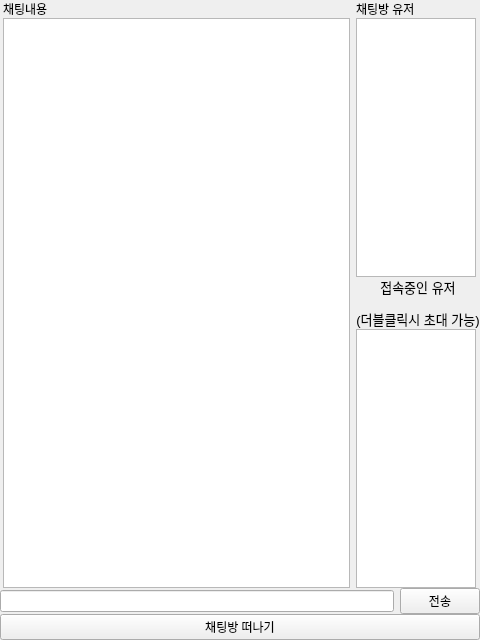
<?xml version="1.0" encoding="UTF-8"?>
<ui version="4.0">
 <class>MainWindow</class>
 <widget class="QMainWindow" name="MainWindow">
  <property name="geometry">
   <rect>
    <x>0</x>
    <y>0</y>
    <width>480</width>
    <height>640</height>
   </rect>
  </property>
  <property name="windowTitle">
   <string>MainWindow</string>
  </property>
  <widget class="QWidget" name="centralwidget">
   <layout class="QGridLayout" name="gridLayout">
    <property name="leftMargin">
     <number>0</number>
    </property>
    <property name="topMargin">
     <number>0</number>
    </property>
    <property name="rightMargin">
     <number>0</number>
    </property>
    <property name="bottomMargin">
     <number>0</number>
    </property>
    <property name="spacing">
     <number>0</number>
    </property>
    <item row="0" column="0">
     <widget class="QFrame" name="frame">
      <property name="frameShape">
       <enum>QFrame::NoFrame</enum>
      </property>
      <property name="frameShadow">
       <enum>QFrame::Raised</enum>
      </property>
      <layout class="QGridLayout" name="gridLayout_2">
       <property name="leftMargin">
        <number>0</number>
       </property>
       <property name="topMargin">
        <number>0</number>
       </property>
       <property name="rightMargin">
        <number>0</number>
       </property>
       <property name="bottomMargin">
        <number>0</number>
       </property>
       <property name="spacing">
        <number>0</number>
       </property>
       <item row="0" column="0">
        <widget class="QStackedWidget" name="stackedWidget">
         <property name="currentIndex">
          <number>3</number>
         </property>
         <widget class="QWidget" name="login_page">
          <layout class="QGridLayout" name="gridLayout_5">
           <property name="leftMargin">
            <number>0</number>
           </property>
           <property name="topMargin">
            <number>0</number>
           </property>
           <property name="rightMargin">
            <number>0</number>
           </property>
           <property name="bottomMargin">
            <number>0</number>
           </property>
           <property name="spacing">
            <number>0</number>
           </property>
           <item row="0" column="0">
            <widget class="QFrame" name="frame_4">
             <property name="frameShape">
              <enum>QFrame::NoFrame</enum>
             </property>
             <property name="frameShadow">
              <enum>QFrame::Raised</enum>
             </property>
             <layout class="QGridLayout" name="gridLayout_8">
              <property name="leftMargin">
               <number>3</number>
              </property>
              <property name="topMargin">
               <number>0</number>
              </property>
              <property name="rightMargin">
               <number>0</number>
              </property>
              <property name="bottomMargin">
               <number>0</number>
              </property>
              <property name="spacing">
               <number>3</number>
              </property>
              <item row="1" column="0">
               <widget class="QLabel" name="label_6">
                <property name="text">
                 <string>ID</string>
                </property>
               </widget>
              </item>
              <item row="1" column="1">
               <widget class="QLineEdit" name="id_line"/>
              </item>
              <item row="2" column="1">
               <widget class="QLineEdit" name="pw_line"/>
              </item>
              <item row="2" column="0">
               <widget class="QLabel" name="label_7">
                <property name="text">
                 <string>PW</string>
                </property>
               </widget>
              </item>
              <item row="1" column="2">
               <widget class="QPushButton" name="login_btn">
                <property name="text">
                 <string>로그인</string>
                </property>
               </widget>
              </item>
              <item row="2" column="2">
               <widget class="QPushButton" name="signup_btn">
                <property name="text">
                 <string>회원가입</string>
                </property>
               </widget>
              </item>
              <item row="0" column="0" colspan="3">
               <widget class="QLabel" name="label">
                <property name="text">
                 <string>닉네임입력</string>
                </property>
               </widget>
              </item>
             </layout>
            </widget>
           </item>
          </layout>
         </widget>
         <widget class="QWidget" name="signup_page">
          <widget class="QFrame" name="frame_8">
           <property name="geometry">
            <rect>
             <x>0</x>
             <y>0</y>
             <width>481</width>
             <height>641</height>
            </rect>
           </property>
           <property name="frameShape">
            <enum>QFrame::StyledPanel</enum>
           </property>
           <property name="frameShadow">
            <enum>QFrame::Raised</enum>
           </property>
           <layout class="QGridLayout" name="gridLayout_13">
            <item row="3" column="0">
             <widget class="QLabel" name="label_12">
              <property name="text">
               <string>비밀번호 확인</string>
              </property>
             </widget>
            </item>
            <item row="3" column="1">
             <widget class="QLineEdit" name="pw_check">
              <property name="echoMode">
               <enum>QLineEdit::Password</enum>
              </property>
             </widget>
            </item>
            <item row="1" column="1">
             <widget class="QLineEdit" name="id"/>
            </item>
            <item row="2" column="1">
             <widget class="QLineEdit" name="pw">
              <property name="echoMode">
               <enum>QLineEdit::Password</enum>
              </property>
             </widget>
            </item>
            <item row="1" column="0">
             <widget class="QLabel" name="label_10">
              <property name="text">
               <string>아이디</string>
              </property>
             </widget>
            </item>
            <item row="2" column="0">
             <widget class="QLabel" name="label_11">
              <property name="text">
               <string>비밀번호</string>
              </property>
             </widget>
            </item>
            <item row="0" column="1">
             <widget class="QLabel" name="label_9">
              <property name="text">
               <string>회원가입</string>
              </property>
             </widget>
            </item>
            <item row="4" column="1">
             <widget class="QPushButton" name="signup_ok_btn">
              <property name="text">
               <string> sign up</string>
              </property>
             </widget>
            </item>
           </layout>
          </widget>
         </widget>
         <widget class="QWidget" name="room_list_page">
          <layout class="QGridLayout" name="gridLayout_3">
           <property name="leftMargin">
            <number>0</number>
           </property>
           <property name="topMargin">
            <number>0</number>
           </property>
           <property name="rightMargin">
            <number>0</number>
           </property>
           <property name="bottomMargin">
            <number>0</number>
           </property>
           <property name="spacing">
            <number>0</number>
           </property>
           <item row="1" column="0">
            <widget class="QFrame" name="frame_5">
             <property name="frameShape">
              <enum>QFrame::NoFrame</enum>
             </property>
             <property name="frameShadow">
              <enum>QFrame::Raised</enum>
             </property>
             <layout class="QGridLayout" name="gridLayout_9">
              <property name="leftMargin">
               <number>3</number>
              </property>
              <property name="topMargin">
               <number>0</number>
              </property>
              <property name="rightMargin">
               <number>0</number>
              </property>
              <property name="bottomMargin">
               <number>0</number>
              </property>
              <property name="spacing">
               <number>3</number>
              </property>
              <item row="5" column="0" colspan="2">
               <widget class="QLabel" name="room_check">
                <property name="maximumSize">
                 <size>
                  <width>16777215</width>
                  <height>20</height>
                 </size>
                </property>
                <property name="text">
                 <string>공백/특수문자를 제외한 방이름을 정해주세요</string>
                </property>
               </widget>
              </item>
              <item row="3" column="2">
               <widget class="QLabel" name="label_13">
                <property name="text">
                 <string>&lt;html&gt;&lt;head/&gt;&lt;body&gt;&lt;p&gt;내가 받은 초대&lt;/p&gt;&lt;p&gt;더블클릭시 입장&lt;/p&gt;&lt;/body&gt;&lt;/html&gt;</string>
                </property>
               </widget>
              </item>
              <item row="1" column="0" rowspan="4" colspan="2">
               <widget class="QListWidget" name="room_list"/>
              </item>
              <item row="0" column="0">
               <widget class="QLabel" name="label_2">
                <property name="text">
                 <string>채팅방 목록</string>
                </property>
               </widget>
              </item>
              <item row="6" column="0">
               <widget class="QLineEdit" name="room_name_line"/>
              </item>
              <item row="6" column="1">
               <widget class="QPushButton" name="make_room_btn">
                <property name="text">
                 <string>방만들기</string>
                </property>
               </widget>
              </item>
              <item row="6" column="2">
               <widget class="QPushButton" name="refresh_btn">
                <property name="text">
                 <string>새로고침</string>
                </property>
               </widget>
              </item>
              <item row="0" column="2">
               <widget class="QLabel" name="label_3">
                <property name="text">
                 <string>접속중인 유저</string>
                </property>
               </widget>
              </item>
              <item row="4" column="2" rowspan="2">
               <widget class="QListWidget" name="listWidget">
                <property name="maximumSize">
                 <size>
                  <width>120</width>
                  <height>16777215</height>
                 </size>
                </property>
               </widget>
              </item>
              <item row="1" column="2">
               <widget class="QListWidget" name="online_users_list">
                <property name="maximumSize">
                 <size>
                  <width>120</width>
                  <height>16777215</height>
                 </size>
                </property>
               </widget>
              </item>
             </layout>
            </widget>
           </item>
          </layout>
         </widget>
         <widget class="QWidget" name="room_page">
          <layout class="QGridLayout" name="gridLayout_4">
           <property name="leftMargin">
            <number>0</number>
           </property>
           <property name="topMargin">
            <number>0</number>
           </property>
           <property name="rightMargin">
            <number>0</number>
           </property>
           <property name="bottomMargin">
            <number>0</number>
           </property>
           <property name="spacing">
            <number>0</number>
           </property>
           <item row="1" column="2">
            <widget class="QFrame" name="frame_2">
             <property name="frameShape">
              <enum>QFrame::NoFrame</enum>
             </property>
             <property name="frameShadow">
              <enum>QFrame::Raised</enum>
             </property>
             <layout class="QGridLayout" name="gridLayout_6">
              <property name="leftMargin">
               <number>3</number>
              </property>
              <property name="topMargin">
               <number>0</number>
              </property>
              <property name="rightMargin">
               <number>0</number>
              </property>
              <property name="bottomMargin">
               <number>0</number>
              </property>
              <property name="verticalSpacing">
               <number>0</number>
              </property>
              <item row="4" column="1">
               <widget class="QLabel" name="label_8">
                <property name="text">
                 <string>&lt;html&gt;&lt;head/&gt;&lt;body&gt;&lt;p align=&quot;center&quot;&gt;&lt;span style=&quot; font-size:10pt;&quot;&gt;접속중인 유저&lt;/span&gt;&lt;/p&gt;&lt;p align=&quot;center&quot;&gt;&lt;span style=&quot; font-size:10pt;&quot;&gt;(더블클릭시 초대 가능)&lt;/span&gt;&lt;/p&gt;&lt;/body&gt;&lt;/html&gt;</string>
                </property>
               </widget>
              </item>
              <item row="0" column="0">
               <widget class="QLabel" name="label_4">
                <property name="text">
                 <string>채팅내용</string>
                </property>
               </widget>
              </item>
              <item row="5" column="1">
               <widget class="QListWidget" name="room_online">
                <property name="maximumSize">
                 <size>
                  <width>120</width>
                  <height>16777215</height>
                 </size>
                </property>
               </widget>
              </item>
              <item row="0" column="1">
               <widget class="QLabel" name="label_5">
                <property name="text">
                 <string>채팅방 유저</string>
                </property>
               </widget>
              </item>
              <item row="1" column="0" rowspan="5">
               <widget class="QListWidget" name="main_chat"/>
              </item>
              <item row="3" column="1">
               <widget class="QListWidget" name="room_user_list">
                <property name="maximumSize">
                 <size>
                  <width>120</width>
                  <height>16777215</height>
                 </size>
                </property>
               </widget>
              </item>
             </layout>
            </widget>
           </item>
           <item row="2" column="2">
            <widget class="QFrame" name="frame_3">
             <property name="frameShape">
              <enum>QFrame::NoFrame</enum>
             </property>
             <property name="frameShadow">
              <enum>QFrame::Raised</enum>
             </property>
             <layout class="QGridLayout" name="gridLayout_7">
              <property name="leftMargin">
               <number>0</number>
              </property>
              <property name="topMargin">
               <number>0</number>
              </property>
              <property name="rightMargin">
               <number>0</number>
              </property>
              <property name="bottomMargin">
               <number>0</number>
              </property>
              <property name="verticalSpacing">
               <number>0</number>
              </property>
              <item row="0" column="1">
               <widget class="QPushButton" name="room_send_btn">
                <property name="text">
                 <string>전송</string>
                </property>
               </widget>
              </item>
              <item row="0" column="0">
               <widget class="QLineEdit" name="room_chat"/>
              </item>
              <item row="1" column="0" colspan="2">
               <widget class="QPushButton" name="room_exit_btn">
                <property name="text">
                 <string>채팅방 떠나기</string>
                </property>
               </widget>
              </item>
             </layout>
            </widget>
           </item>
          </layout>
         </widget>
         <widget class="QWidget" name="presonal_page">
          <layout class="QGridLayout" name="gridLayout_10">
           <property name="leftMargin">
            <number>0</number>
           </property>
           <property name="topMargin">
            <number>0</number>
           </property>
           <property name="rightMargin">
            <number>0</number>
           </property>
           <property name="bottomMargin">
            <number>0</number>
           </property>
           <property name="spacing">
            <number>0</number>
           </property>
           <item row="0" column="0">
            <widget class="QFrame" name="frame_6">
             <property name="frameShape">
              <enum>QFrame::NoFrame</enum>
             </property>
             <property name="frameShadow">
              <enum>QFrame::Raised</enum>
             </property>
             <layout class="QGridLayout" name="gridLayout_12">
              <property name="leftMargin">
               <number>3</number>
              </property>
              <property name="topMargin">
               <number>0</number>
              </property>
              <property name="rightMargin">
               <number>0</number>
              </property>
              <property name="bottomMargin">
               <number>0</number>
              </property>
              <property name="spacing">
               <number>0</number>
              </property>
              <item row="0" column="0">
               <widget class="QListWidget" name="presonal_chat"/>
              </item>
             </layout>
            </widget>
           </item>
           <item row="1" column="0">
            <widget class="QFrame" name="frame_7">
             <property name="frameShape">
              <enum>QFrame::NoFrame</enum>
             </property>
             <property name="frameShadow">
              <enum>QFrame::Raised</enum>
             </property>
             <layout class="QGridLayout" name="gridLayout_11">
              <property name="leftMargin">
               <number>3</number>
              </property>
              <property name="topMargin">
               <number>0</number>
              </property>
              <property name="rightMargin">
               <number>0</number>
              </property>
              <property name="bottomMargin">
               <number>0</number>
              </property>
              <property name="spacing">
               <number>3</number>
              </property>
              <item row="0" column="0">
               <widget class="QLineEdit" name="personal_line"/>
              </item>
              <item row="0" column="2">
               <widget class="QPushButton" name="personal_send">
                <property name="text">
                 <string>전송</string>
                </property>
               </widget>
              </item>
              <item row="1" column="0" colspan="3">
               <widget class="QPushButton" name="personal_back">
                <property name="text">
                 <string>채팅방으로 돌아가기</string>
                </property>
               </widget>
              </item>
             </layout>
            </widget>
           </item>
          </layout>
         </widget>
        </widget>
       </item>
      </layout>
     </widget>
    </item>
   </layout>
  </widget>
 </widget>
 <resources/>
 <connections/>
</ui>
